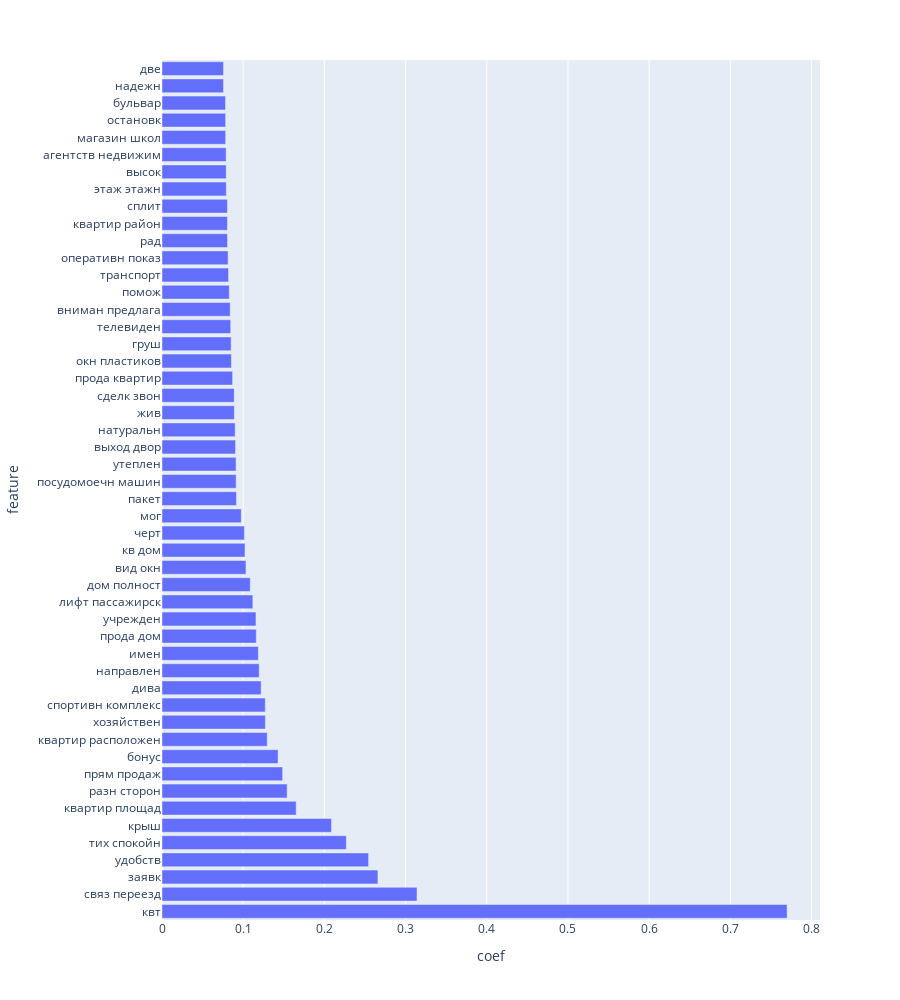

Write notebook code for a chart like this one.
### Markdown cell above
### `dizainerskii`

### Code cell
pipe = Pipeline(
    steps=[('ss', StandardScaler()),
           ('lr', LogisticRegression(random_state=RANDOM_STATE))]
)

pipe.fit(
    X=bow_vect.transform(df.loc[df['sample_part'] == 'train', 'description_text_stem']).toarray(),
    y=df.loc[df['sample_part'] == 'train', 'dizainerskii']
)

best_features(model=pipe['lr'], vect=bow_vect, top_n=50, height=1000)

### Figure 1 — Plotly figure (JSON) as saved in the notebook; plotly's stock layout.template omitted (floating-point values rounded to 4 significant figures)
{"data": [{"alignmentgroup": "True", "hovertemplate": "coef=%{x}<br>feature=%{y}<extra></extra>", "legendgroup": "", "marker": {"color": "#636efa", "pattern": {"shape": ""}}, "name": "", "offsetgroup": "", "orientation": "h", "showlegend": false, "textposition": "auto", "type": "bar", "x": [0.7699, 0.3141, 0.2659, 0.2545, 0.227, 0.2087, 0.1652, 0.1541, 0.1486, 0.143, 0.1296, 0.1273, 0.1272, 0.1221, 0.1197, 0.1187, 0.1161, 0.1157, 0.1119, 0.1087, 0.1034, 0.1022, 0.1015, 0.09762, 0.09176, 0.09133, 0.0912, 0.09059, 0.09012, 0.08911, 0.08893, 0.08698, 0.08549, 0.08515, 0.08465, 0.08398, 0.08285, 0.08194, 0.08138, 0.0807, 0.08061, 0.0806, 0.07918, 0.07905, 0.07895, 0.07842, 0.07838, 0.07826, 0.07578, 0.07577], "xaxis": "x", "y": ["квт", "связ переезд", "заявк", "удобств", "тих спокойн", "крыш", "квартир площад", "разн сторон", "прям продаж", "бонус", "квартир расположен", "хозяйствен", "спортивн комплекс", "дива", "направлен", "имен", "прода дом", "учрежден", "лифт пассажирск", "дом полност", "вид окн", "кв дом", "черт", "мог", "пакет", "посудомоечн машин", "утеплен", "выход двор", "натуральн", "жив", "сделк звон", "прода квартир", "окн пластиков", "груш", "телевиден", "вниман предлага", "помож", "транспорт", "оперативн показ", "рад", "квартир район", "сплит", "этаж этажн", "высок", "агентств недвижим", "магазин школ", "остановк", "бульвар", "надежн", "две"], "yaxis": "y"}], "layout": {"barmode": "relative", "height": 1000, "legend": {"tracegroupgap": 0}, "margin": {"t": 60}, "xaxis": {"anchor": "y", "domain": [0, 1], "title": {"text": "coef"}}, "yaxis": {"anchor": "x", "domain": [0, 1], "title": {"text": "feature"}}}}
